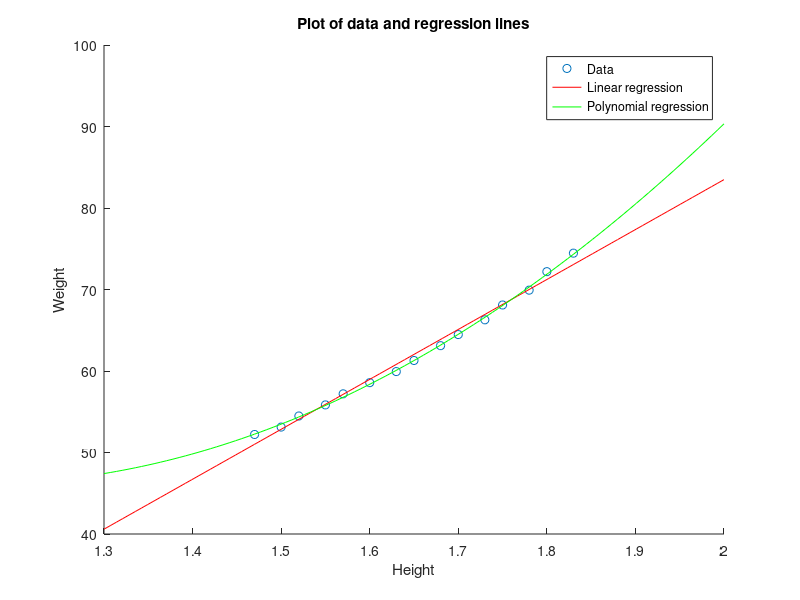

Write the MATLAB code that produced this figure.
% Load data
x = [1.47 1.5 1.52 1.55 1.57 1.6 1.63 1.65 1.68 1.7 1.73 1.75 1.78 1.8 1.83]';
y = [52.21 53.12 54.48 55.84 57.2 58.57 59.93 61.29 63.11 64.47 66.28 68.1 69.92 72.19 74.46]';

% Linear regression
A = [ones(length(x), 1) x];
Beta = (A'*A)\A'*y;

% Evaluation
prediction = A*Beta;
expected_loss_beta = (y-prediction)' * (y-prediction) / length(y);
display(expected_loss_beta);

% Polynomial regression
A = [A x.^2];
Beta_2 = (A'*A)\A'*y;

% Evaluation
prediction = A*Beta_2;
expected_loss_beta2 = (y-prediction)' * (y-prediction) / length(y);
display(expected_loss_beta2);

% Plot
figure;
scatter(x, y); hold on;
x_value = linspace(1.3, 2);
plot(x_value, Beta(1) + Beta(2)*x_value, 'r');
plot(x_value, Beta_2(1) + Beta_2(2)*x_value + Beta_2(3)*x_value.^2, 'g');
hold off;
title('Plot of data and regression lines');
xlabel('Height');
ylabel('Weight');
legend('Data', 'Linear regression', 'Polynomial regression');